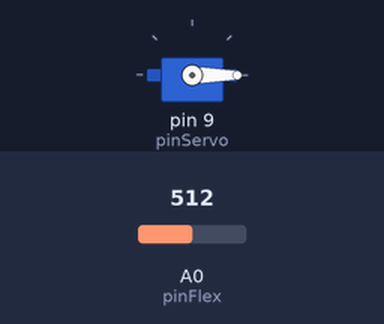
This sketch was run on a simulated Arduino Uno, built with avr-gcc and run on an emulated ATmega328P. Shown: servo. The inputs (shaded band) are chosen by the test bench; at power-on: A0 (pinFlex) = 512.

Above: at 1.2 s.
1.3 s: A0 (pinFlex) set to 716
At 1.9 s:
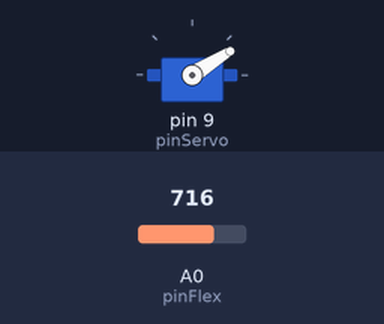
2.8 s: A0 (pinFlex) set to 900
At 3.2 s:
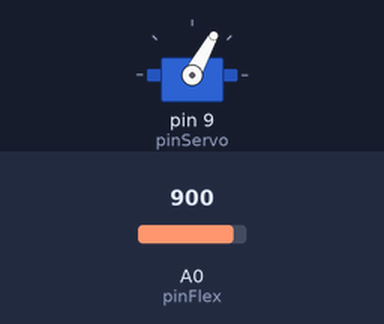
4.3 s: A0 (pinFlex) set to 1023
At 5.5 s:
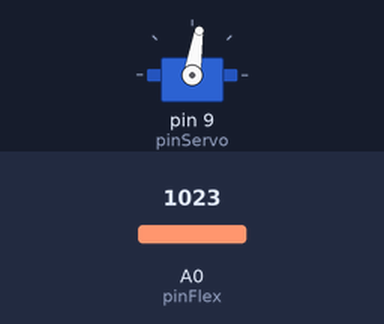
5.8 s: A0 (pinFlex) set to 306
At 6.6 s:
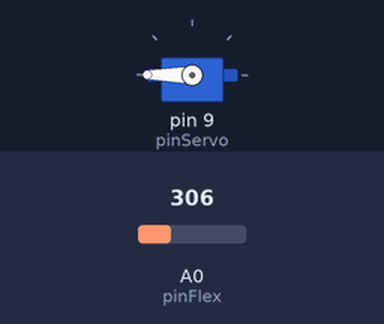
7.3 s: A0 (pinFlex) set to 122
At 7.9 s:
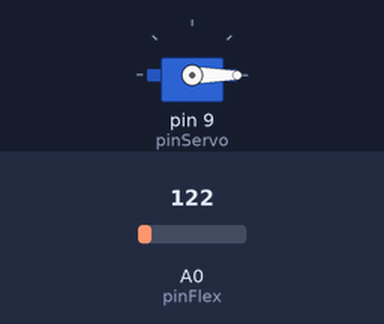
Timing chart, 0 to 9.8 s (numbered marks = the images above; inputs shaded):
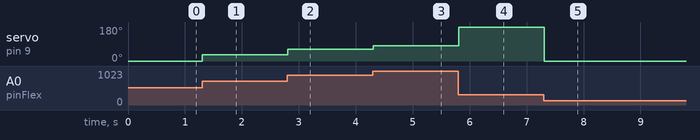

The sketch:

flex_Servo.ino
```cpp
#include <Servo.h>

const int pinServo = 9;
const int pinFlex = A0;

Servo myServo;

void setup(){
  myServo.attach(pinServo);
}

void loop(){
  int flexValue;
  flexValue = analogRead(pinFlex);
  flexValue = map(flexValue, 180, 290, 0, 180);
  myServo.write(flexValue);
  delay(10);
}
```

Measured:
- after the input at 1.3 s, servo on pin 9 (pinServo): 0° → 32° at once
- after the input at 2.8 s, servo on pin 9 (pinServo): 32° → 61° at once
- after the input at 4.3 s, servo on pin 9 (pinServo): 61° → 81° at once
- after the input at 5.8 s, servo on pin 9 (pinServo): 81° → 180° at once
- after the input at 7.3 s, servo on pin 9 (pinServo): 180° → 0° at once
